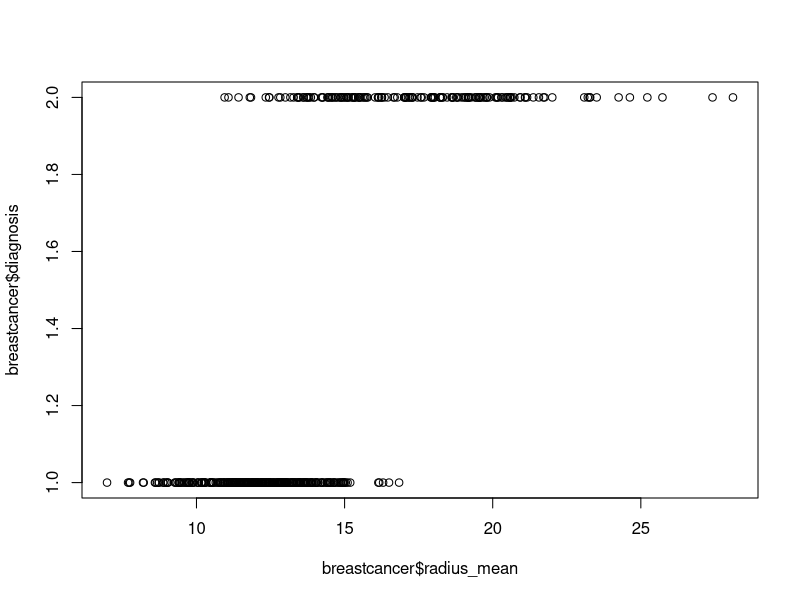
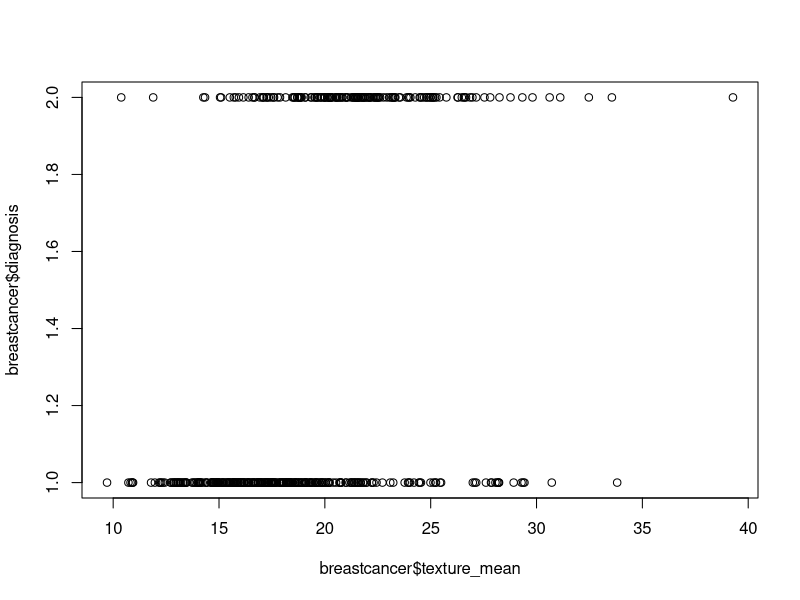
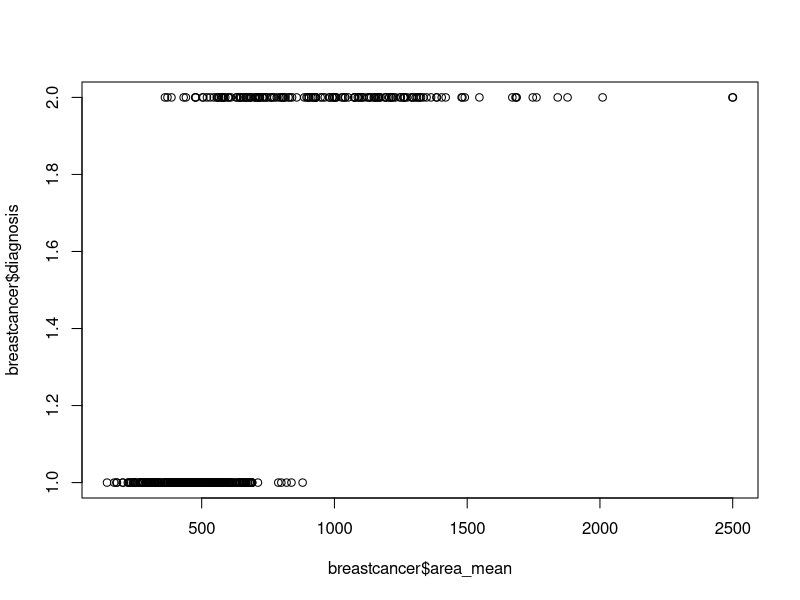
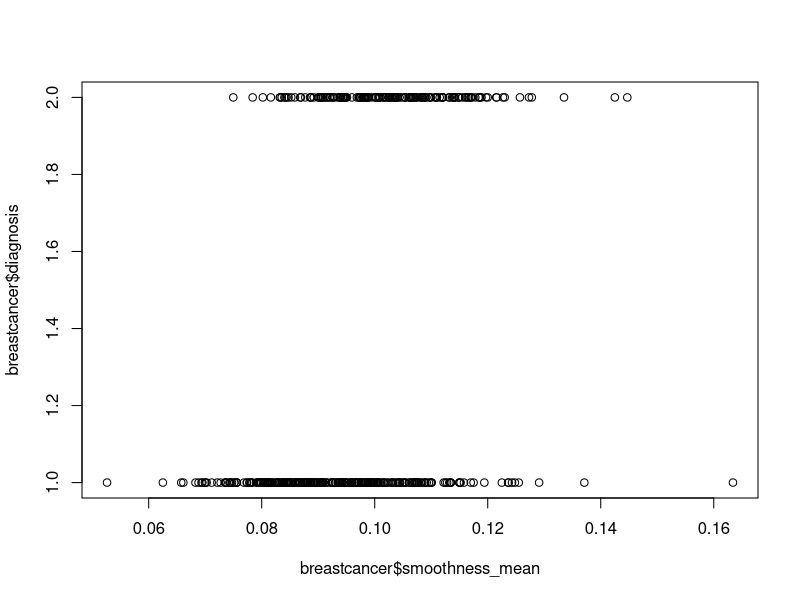
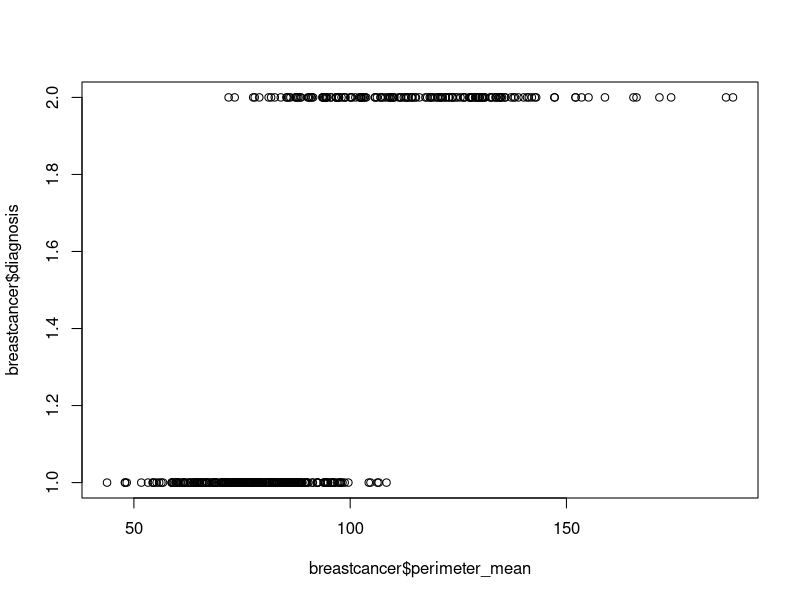
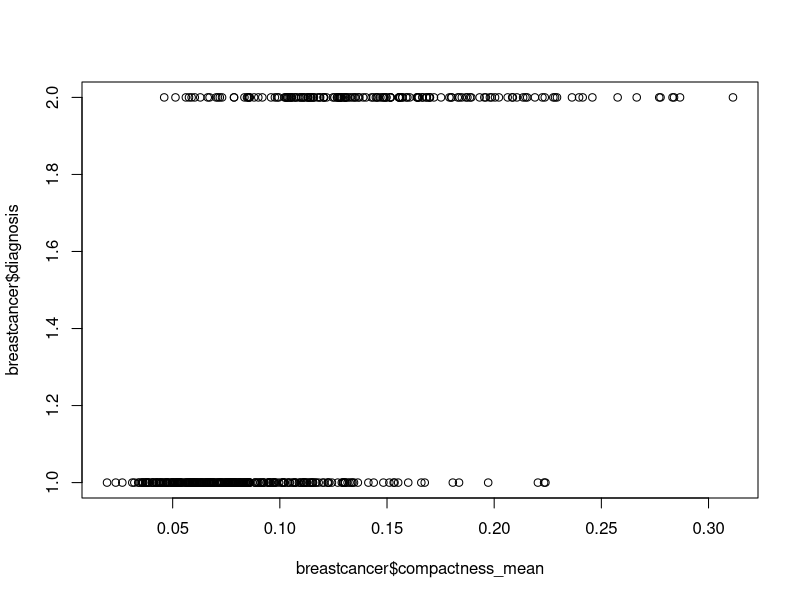
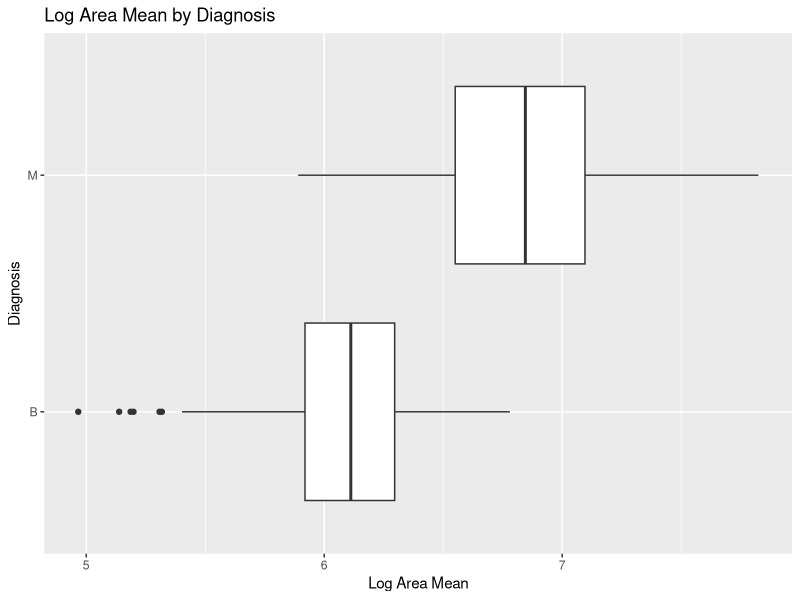
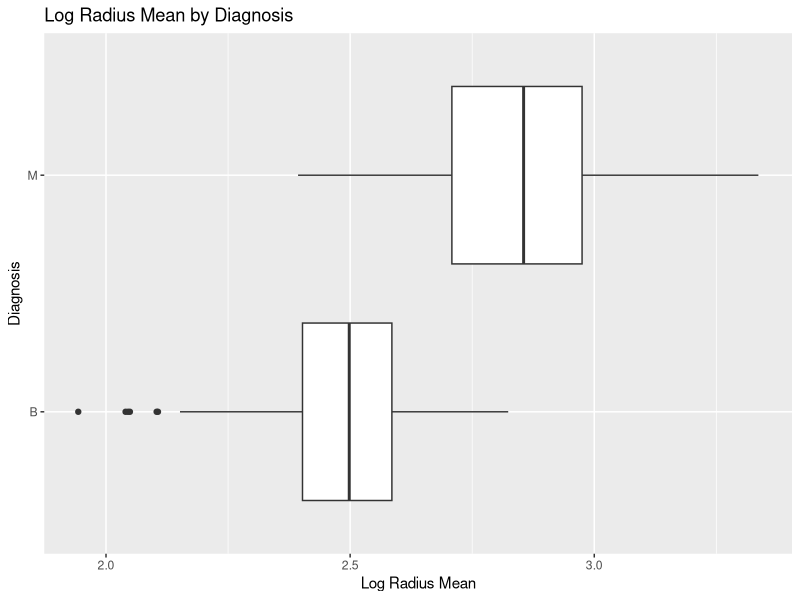

These figures' R source, in order:
## ---- chunk 1
library(ggplot2)
library(dplyr)
## ---- chunk 2
# Read in the data file and make diagnosis a factor variable.
breastcancer <- read.csv("breastcancer.csv")
breastcancer$diagnosis = factor(breastcancer$diagnosis)
## ---- chunk 3
# First look at the scatter plots of the means.
radius_plot = plot(breastcancer$radius_mean, breastcancer$diagnosis)
texture_plot = plot(breastcancer$texture_mean, breastcancer$diagnosis)
area_plot = plot(breastcancer$area_mean, breastcancer$diagnosis)
smooth_plot = plot(breastcancer$smoothness_mean, breastcancer$diagnosis)
permieter_plot = plot(breastcancer$perimeter_mean, breastcancer$diagnosis)
compact_plot = plot(breastcancer$compactness_mean, breastcancer$diagnosis)
## ---- chunk 4
# Perform the transformations to account for skewed data and display the side-by-side boxplot for malignant and benign cancer samples.
breastcancer %>% ggplot(aes(log(area_mean), diagnosis)) + 
  geom_boxplot() + 
  xlab("Log Area Mean") +
  ylab("Diagnosis") +
  ggtitle("Log Area Mean by Diagnosis")

breastcancer %>% ggplot(aes(log(radius_mean), diagnosis)) + 
  geom_boxplot() + 
  xlab("Log Radius Mean") +
  ylab("Diagnosis") +
  ggtitle("Log Radius Mean by Diagnosis")

breastcancer %>% ggplot(aes(log(texture_mean), diagnosis)) +
  geom_boxplot() + 
  xlab("Log Texture Mean") +
  ylab("Diagnosis") +
  ggtitle("Log Texture Mean by Diagnosis")

breastcancer %>% ggplot(aes(log(perimeter_mean), diagnosis)) + 
  geom_boxplot() + 
  xlab("Log Perimeter Mean") +
  ylab("Diagnosis") +
  ggtitle("Log Perimeter Mean by Diagnosis")

breastcancer %>% ggplot(aes(log(compactness_mean), diagnosis)) + 
  geom_boxplot() + 
  xlab("Log Compactness Mean") +
  ylab("Diagnosis") +
  ggtitle("Log Compactness Mean by Diagnosis")

breastcancer %>% ggplot(aes(1/(fractal_dimension_mean), diagnosis)) + 
  geom_boxplot() + 
  xlab("Reciprical of Fractal Dimension Mean") +
  ylab("Diagnosis") +
  ggtitle("Reciprical Fractal Dimension Mean by Diagnosis")

breastcancer %>% ggplot(aes(sqrt(concave.points_mean), diagnosis)) + 
  geom_boxplot() + 
  xlab("Square Root Concavity Points Mean") +
  ylab("Diagnosis") +
  ggtitle("Square Root Concave Points Mean by Diagnosis")

breastcancer %>% ggplot(aes((concavity_mean)^(1/3), diagnosis)) +
  geom_boxplot() + 
  xlab("Cube Root Concavity Mean") +
  ylab("Diagnosis") +
  ggtitle("Cube Root Concavity Mean by Diagnosis")

breastcancer %>% ggplot(aes(log(symmetry_mean), diagnosis)) + 
  geom_boxplot() + 
  xlab("Log Symmetry Mean") +
  ylab("Diagnosis") +
  ggtitle("Log Symmetry Mean by Diagnosis")
